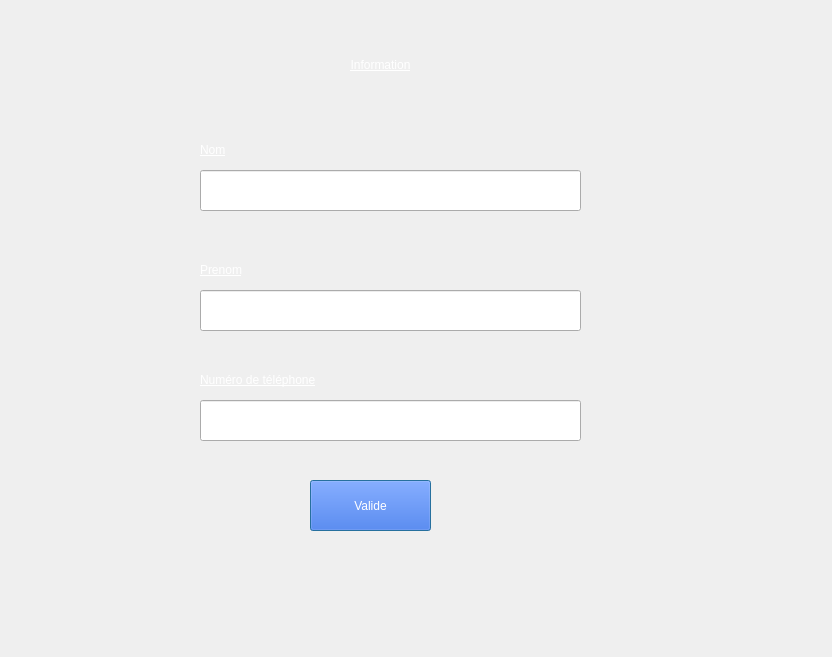
<?xml version="1.0" encoding="UTF-8"?>
<ui version="4.0">
 <class>MainWindow</class>
 <widget class="QMainWindow" name="MainWindow">
  <property name="geometry">
   <rect>
    <x>0</x>
    <y>0</y>
    <width>832</width>
    <height>657</height>
   </rect>
  </property>
  <property name="windowTitle">
   <string>MainWindow</string>
  </property>
  <widget class="QWidget" name="centralwidget">
   <widget class="QLabel" name="background_img">
    <property name="geometry">
     <rect>
      <x>-10</x>
      <y>0</y>
      <width>861</width>
      <height>661</height>
     </rect>
    </property>
    <property name="text">
     <string/>
    </property>
    <property name="pixmap">
     <pixmap resource="../resource.qrc">:/images/Static/abstract_background_with_modern_gradient-01_4x.webp</pixmap>
    </property>
    <property name="scaledContents">
     <bool>true</bool>
    </property>
   </widget>
   <widget class="QLabel" name="label">
    <property name="geometry">
     <rect>
      <x>200</x>
      <y>120</y>
      <width>191</width>
      <height>61</height>
     </rect>
    </property>
    <property name="styleSheet">
     <string notr="true">font: 17pt &quot;Avenir&quot;;
color: rgb(255, 255, 255);</string>
    </property>
    <property name="text">
     <string>&lt;html&gt;&lt;head/&gt;&lt;body&gt;&lt;p&gt;&lt;span style=&quot; text-decoration: underline;&quot;&gt;Nom&lt;/span&gt;&lt;/p&gt;&lt;/body&gt;&lt;/html&gt;</string>
    </property>
   </widget>
   <widget class="QLabel" name="label_2">
    <property name="geometry">
     <rect>
      <x>200</x>
      <y>240</y>
      <width>191</width>
      <height>61</height>
     </rect>
    </property>
    <property name="styleSheet">
     <string notr="true">font: 17pt &quot;Avenir&quot;;
color: rgb(255, 255, 255);</string>
    </property>
    <property name="text">
     <string>&lt;html&gt;&lt;head/&gt;&lt;body&gt;&lt;p&gt;&lt;span style=&quot; text-decoration: underline;&quot;&gt;Prenom&lt;/span&gt;&lt;/p&gt;&lt;/body&gt;&lt;/html&gt;</string>
    </property>
   </widget>
   <widget class="QLabel" name="label_3">
    <property name="geometry">
     <rect>
      <x>200</x>
      <y>350</y>
      <width>191</width>
      <height>61</height>
     </rect>
    </property>
    <property name="styleSheet">
     <string notr="true">font: 17pt &quot;Avenir&quot;;
color: rgb(255, 255, 255);</string>
    </property>
    <property name="text">
     <string>&lt;html&gt;&lt;head/&gt;&lt;body&gt;&lt;p&gt;&lt;span style=&quot; text-decoration: underline;&quot;&gt;Numéro de téléphone&lt;/span&gt;&lt;/p&gt;&lt;/body&gt;&lt;/html&gt;</string>
    </property>
   </widget>
   <widget class="QLabel" name="label_4">
    <property name="geometry">
     <rect>
      <x>290</x>
      <y>30</y>
      <width>181</width>
      <height>71</height>
     </rect>
    </property>
    <property name="styleSheet">
     <string notr="true">font: 25 20pt &quot;Avenir&quot;;
color: rgb(255, 255, 255);

</string>
    </property>
    <property name="text">
     <string>&lt;html&gt;&lt;head/&gt;&lt;body&gt;&lt;p align=&quot;center&quot;&gt;&lt;span style=&quot; text-decoration: underline;&quot;&gt;Information&lt;/span&gt;&lt;/p&gt;&lt;/body&gt;&lt;/html&gt;</string>
    </property>
   </widget>
   <widget class="QLineEdit" name="nom_line">
    <property name="geometry">
     <rect>
      <x>200</x>
      <y>170</y>
      <width>381</width>
      <height>41</height>
     </rect>
    </property>
   </widget>
   <widget class="QLineEdit" name="number_line">
    <property name="geometry">
     <rect>
      <x>200</x>
      <y>400</y>
      <width>381</width>
      <height>41</height>
     </rect>
    </property>
   </widget>
   <widget class="QLineEdit" name="prenom_line">
    <property name="geometry">
     <rect>
      <x>200</x>
      <y>290</y>
      <width>381</width>
      <height>41</height>
     </rect>
    </property>
   </widget>
   <widget class="QPushButton" name="valide_btn">
    <property name="geometry">
     <rect>
      <x>310</x>
      <y>480</y>
      <width>121</width>
      <height>51</height>
     </rect>
    </property>
    <property name="styleSheet">
     <string notr="true">background-color: #2B60DE;
font: 16pt &quot;Avenir&quot;;
color: rgb(255, 255, 255);
</string>
    </property>
    <property name="text">
     <string>Valide</string>
    </property>
    <property name="default">
     <bool>true</bool>
    </property>
    <property name="flat">
     <bool>false</bool>
    </property>
   </widget>
  </widget>
 </widget>
 <resources>
  <include location="../resource.qrc"/>
 </resources>
 <connections/>
</ui>
